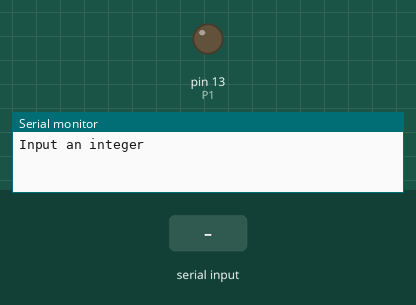
This sketch was run on a simulated Arduino Uno, built with avr-gcc and run on an emulated ATmega328P. Shown: output pins drawn as LEDs (lit = HIGH), the last lines printed to the serial monitor. Inputs (shaded band) come from the test bench.

Above: at 1.2 s.
1.3 s: "90,45\n" received over Serial
At 2.0 s:
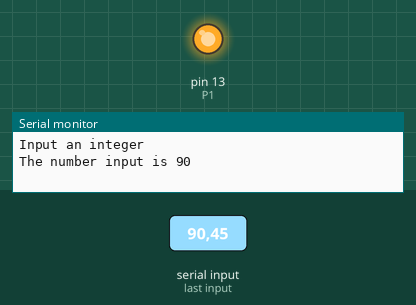
Timing chart, 0 to 13.8 s (numbered marks = the images above; inputs shaded):
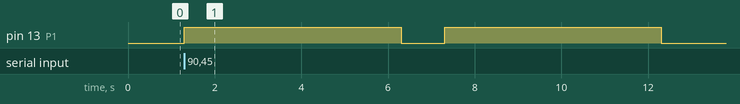

Measured:
- after the input at 1.3 s, pin 13 (P1): alternates HIGH for 5.0 s and LOW for 1.0 s, starting at once

The sketch:

ACTIVE_BUZZER.ino
```cpp
int P1=13;
String m1="Input an integer";
String m2="The number input is ";
int i;
void setup()
{
  pinMode(LED_BUILTIN, OUTPUT);
  Serial.begin(9600);
  pinMode(P1,OUTPUT);
}

void loop()
{
 Serial.println(m1);
  while(Serial.available()==0){

  }
  i=Serial.parseInt();
  Serial.print(m2);
  Serial.println(i);
  if(i>=10){
digitalWrite(P1,HIGH);
    delay(5000);
    digitalWrite(P1,LOW);
    delay(1000);
  }
}
```
